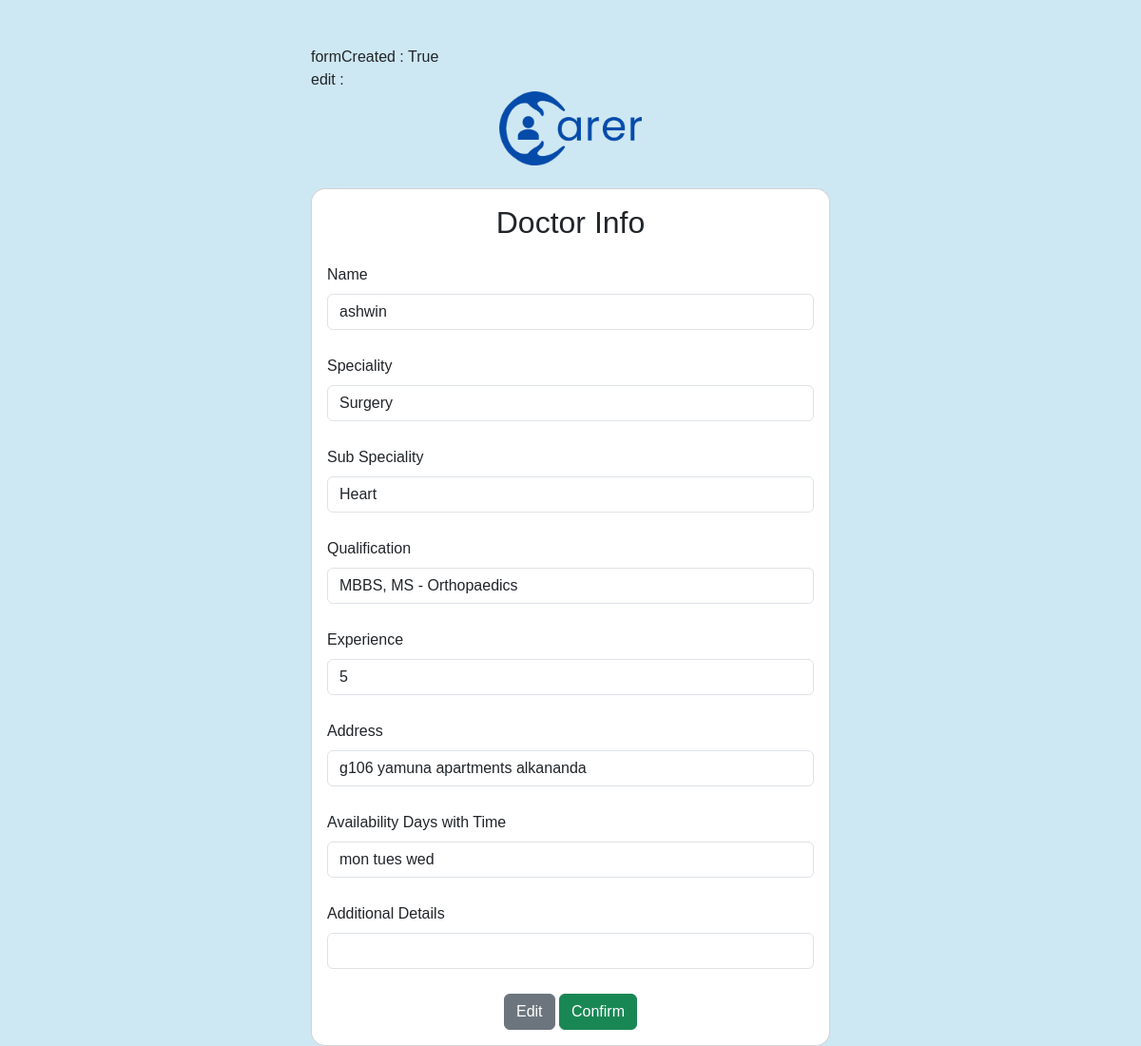
Before: /4c1be58c/ with the older database file.
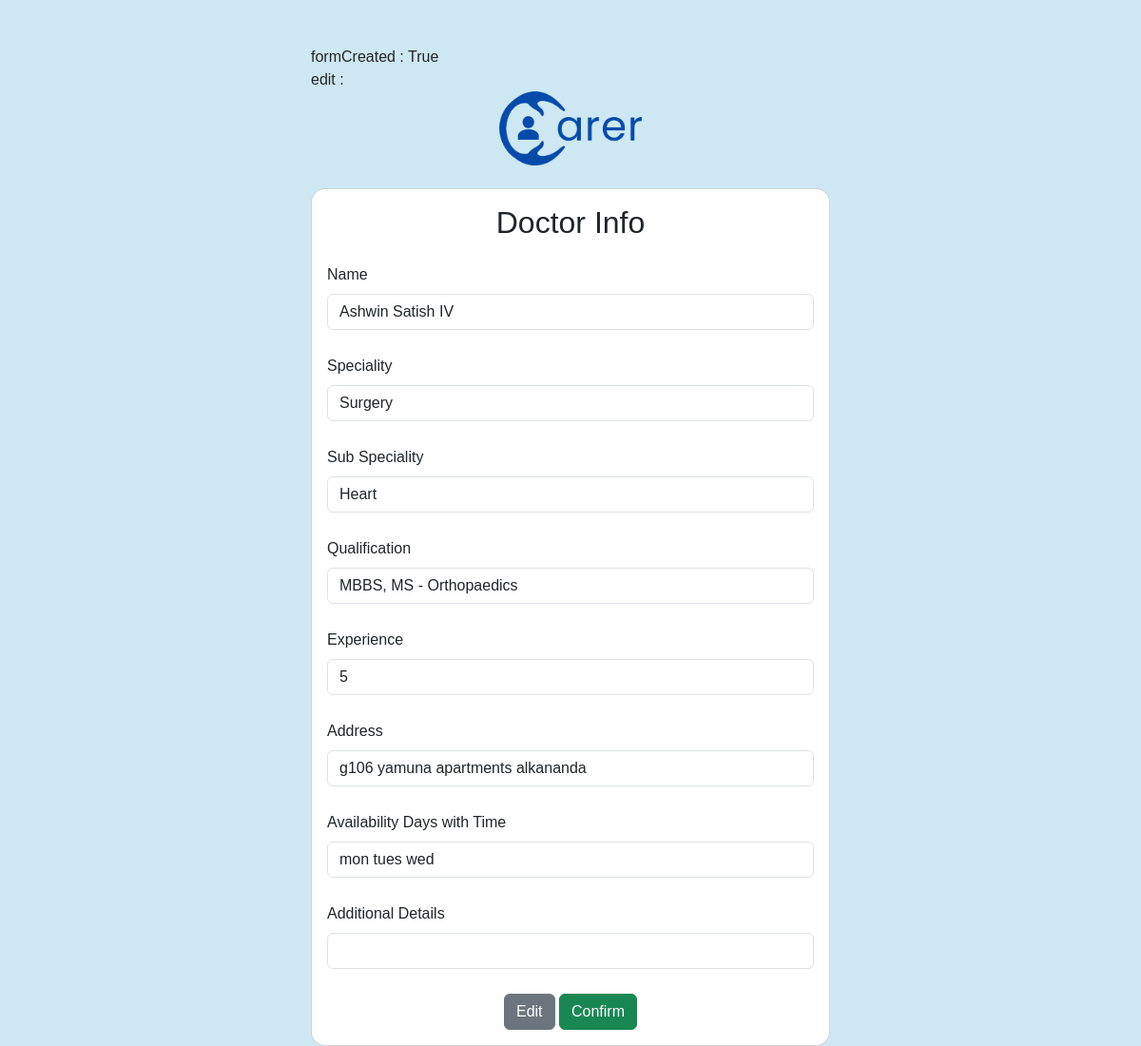
After: the same page with the newer database file.
### FormApp/models.py (models this page shows, shortened)
class Doctor(models.Model):
    name = models.CharField(max_length=100)
    speciality = models.CharField(max_length=100)
    sub_speciality = models.CharField(max_length=100)
    qualification = models.CharField(max_length=500)
    experience = models.CharField(max_length=100)
    address = models.CharField(max_length=1000)
    availability = models.CharField(max_length=100)
    additional_details = models.TextField(null=True,blank=True)
    slug = models.SlugField(unique=True)

### FormApp/views.py (the view, shortened to what this page needs)
# urls.py: path('<slug:form_slug>/', views.open_form, name='open_form'),
def open_form(request, form_slug):
    try:
        doctor = get_object_or_404(Doctor, slug=form_slug)
        form = DoctorForm(request.POST or None, instance=doctor)
        request.session['formCreated'] = True
    except:
        form = DoctorForm()
        request.session['formCreated'] = False
        request.session['edit'] = False
    return render(request, 'carerForm.html', {'form': form, 'form_slug': form_slug})

### FormApp/forms.py
class DoctorForm(forms.ModelForm):
    class Meta:
        model = Doctor
        fields = ['name', 'speciality', 'sub_speciality', 'qualification', 'experience', 'address', 'availability', 'additional_details']
        widgets = {
            'name': forms.TextInput(attrs={'class': 'form-control'}),
            'speciality': forms.TextInput(attrs={'class': 'form-control'}),
            'sub_speciality': forms.TextInput(attrs={'class': 'form-control'}),
            'qualification': forms.TextInput(attrs={'class': 'form-control'}),
            'experience': forms.TextInput(attrs={'class': 'form-control'}),
            'address': forms.Textarea(attrs={'class': 'form-control', 'rows': 3}),
            'availability': forms.TextInput(attrs={'class': 'form-control'}),
            'additional_details': forms.Textarea(attrs={'class': 'form-control', 'rows': 3}),
        }

### FormApp/templates/carerForm.html (shortened to what the changed rows need)
    {% load static %}
    <!DOCTYPE html>
    <html lang="en">
    <head>
        <link href="https://cdn.jsdelivr.net/npm/bootstrap@5.3.0-alpha1/dist/css/bootstrap.min.css" rel="stylesheet">
    </head>
    <body>
        <div class="container mt-5">
            <div class="row justify-content-center">
                <div class="col-md-6">
                    formCreated : {{request.session.formCreated}}<br>
                    <div class="card">
                        <div class="card-body">
                            <h2 class="card-title text-center mb-4" style="font-weight: 500;">Doctor Info</h2>
                            <form id="doctorForm" method="post">
                                <div class="mb-3">
                                    <label for="id_name" class="form-label">Name</label>
                                    {% if not request.session.formCreated or request.session.edit %}
                                    {{ form.name }}
                                    {% else %}
                                    <input type="text" class="form-control" id="id_name" name="name" value="{{ form.instance.name }}" readonly>
                                    {% endif %}
                                </div>
                                <div class="mb-3">
                                    <label for="id_speciality" class="form-label">Speciality</label>
                                    {% if not request.session.formCreated or request.session.edit %}
                                    {{ form.speciality }}
                                    {% else %}
                                    <input type="text" class="form-control" id="id_speciality" name="speciality" value="{{ form.instance.speciality }}" readonly>
                                    {% endif %}
                                </div>
                                <div class="mb-3">
                                    <label for="id_sub_speciality" class="form-label">Sub Speciality</label>
                                    {% if not request.session.formCreated or request.session.edit %}
                                    {{ form.sub_speciality }}
                                    {% else %}
                                    <input type="text" class="form-control" id="id_sub_speciality" name="sub_speciality" value="{{ form.instance.sub_speciality }}" readonly>
                                    {% endif %}
                                </div>
                                <div class="mb-3">
                                    <label for="id_qualification" class="form-label">Qualification</label>
                                    {% if not request.session.formCreated or request.session.edit %}
                                    {{ form.qualification }}
                                    {% else %}
                                    <input type="text" class="form-control" id="id_qualification" name="qualification" value="{{ form.instance.qualification }}" readonly>
                                    {% endif %}
                                </div>
                                <div class="mb-3">
                                    <label for="id_experience" class="form-label">Experience</label>
                                    {% if not request.session.formCreated or request.session.edit %}
                                    {{ form.experience }}
                                    {% else %}
                                    <input type="text" class="form-control" id="id_experience" name="experience" value="{{ form.instance.experience }}" readonly>
                                    {% endif %}
                                </div>
                                <div class="mb-3">
                                    <label for="id_address" class="form-label">Address</label>
                                    {% if not request.session.formCreated or request.session.edit %}
                                    {{ form.address }}
                                    {% else %}
                                    <input type="text" class="form-control" id="id_address" name="address" value="{{ form.instance.address }}" readonly>
                                    {% endif %}
                                </div>
                                <div class="mb-3">
                                    <label for="id_availability" class="form-label">Availability Days with Time</label>
                                    {% if not request.session.formCreated or request.session.edit %}
                                    {{ form.availability }}
                                    {% else %}
                                    <input type="text" class="form-control" id="id_availability" name="availability" value="{{ form.instance.availability }}" readonly>
                                    {% endif %}
                                </div>
                            </form>
                        </div>
                    </div>
                </div>
            </div>
        </div>
    </body>
    </html>

Changed rows visible on the page:
changed Doctor "Surgery": name "ashwin" → "Ashwin Satish IV"
